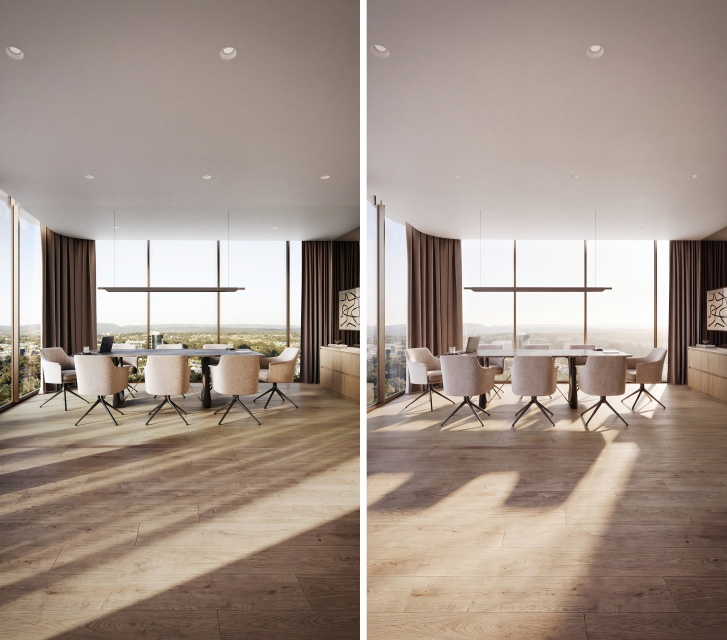
#> input picture projects/woomala-st-9x16/realism-test-04.jpg, 2180 x 1920 px (shown at 1/3 size)
$ python -i qc_video.py   (imports and definitions only)
#> lines starting #> are read from the running program, lines starting #| are printed output that depends on the picture
"""Automatic video QC flags for gen-runner (Job Framework v2, phase 5).

NO_MOTION       median optical flow < NO_MOTION_PX px/frame (frames scaled to 320 px wide):
                the shot barely moves, or the subject doesn't (beach 01 surf, 07 car).
MORPH/DISSOLVE  ORB features matched between frames 6 apart stop fitting one homography:
                3-sample minimum of the RANSAC inlier ratio < MORPH_INLIER. A cross-fade or
                morph is two images blended, which no single camera move explains (beach 06).
Calibrated 20 Oct 2026 on the 7 beach Seedance clips + 2 face-test clips: failed clips
01 (0.01 motion), 07 (0.06), 06 (inlier 0.13 at 2.0 s) flagged; every passing clip
>= 0.20 motion and >= 0.61 inlier. WARN bands sit between the thresholds and those floors.
Flags are prompts to look, not verdicts — the contact sheet stays the final check.
"""
import cv2
import numpy as np

NO_MOTION_PX, NO_MOTION_WARN = 0.12, 0.18
MORPH_INLIER, MORPH_WARN = 0.35, 0.50
GAP = 6          # frames between ORB comparisons
STEP = 2         # compare every 2nd frame

_orb = cv2.ORB_create(1500)
_bf = cv2.BFMatcher(cv2.NORM_HAMMING, crossCheck=True)


def _inlier(a, b):
    ka, da = _orb.detectAndCompute(a, None)
    kb, db = _orb.detectAndCompute(b, None)
    if da is None or db is None or len(ka) < 20 or len(kb) < 20:
        return 0.0
    m = _bf.match(da, db)
    if len(m) < 12:
        return 0.0
    pa = np.float32([ka[x.queryIdx].pt for x in m])
    pb = np.float32([kb[x.trainIdx].pt for x in m])
    _, mask = cv2.findHomography(pa, pb, cv2.RANSAC, 4.0)
    return float(mask.sum()) / len(m) if mask is not None else 0.0


def analyse(path, edit=False, allow=()):
    """edit=True: a cut, motion-graphics piece (talking head + slides). NO_MOTION is skipped (a locked-off
    talking head is meant to be still) and continuity dips inside `allow` windows [(a, b) s] — declared
    cuts and deliberate transitions — are ignored; a dip anywhere else is an accidental dissolve.
    Also flags FREEZE: >= 0.7 s of identical frames."""
#> called with path = '../woomala-st-9x16/realism-test-04.jpg', edit = False, allow = ()
    cap = cv2.VideoCapture(str(path))
    fps = cap.get(cv2.CAP_PROP_FPS) or 24
    big, small = [], []
    while True:
        ok, f = cap.read()
#> f is the input picture: shape (1920, 2180, 3); mean B, G, R 138.4, 148.7, 164
        if not ok:
            break
        g = cv2.cvtColor(f, cv2.COLOR_BGR2GRAY)
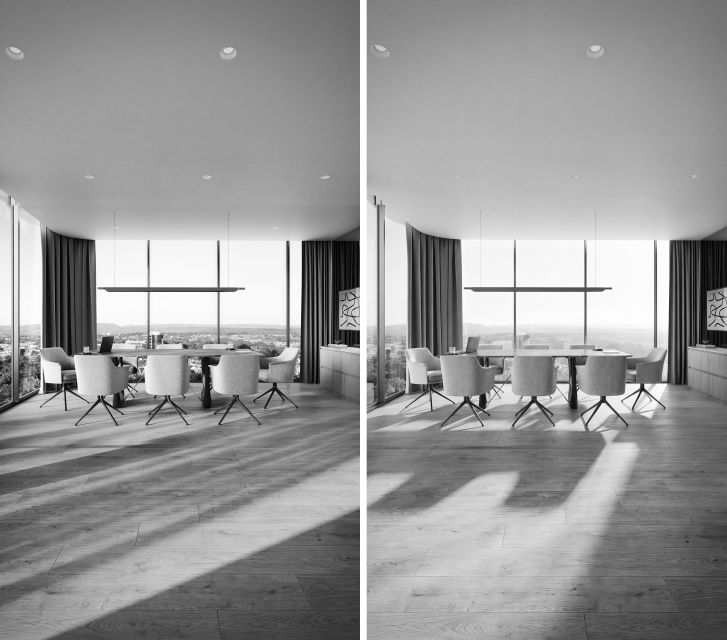
#> g: shape (1920, 2180) (shown at 1/3 size); min 0, max 255, mean 152.1
        big.append(cv2.resize(g, (480, 480 * g.shape[0] // g.shape[1])))
        small.append(cv2.resize(g, (320, 320 * g.shape[0] // g.shape[1])))
    if len(small) < GAP + 4:
        return {"file": str(path), "error": "too few frames", "flags": ["UNREADABLE"]}
    diffs = [float(np.abs(a.astype(np.int16) - b).mean()) for a, b in zip(small, small[1:])]
    mags = [float(np.median(np.linalg.norm(cv2.calcOpticalFlowFarneback(a, b, None, 0.5, 3, 15, 3, 5, 1.2, 0), axis=2)))
            for a, b in zip(small, small[1:])]
    inl = np.array([_inlier(big[t - GAP], big[t]) for t in range(GAP, len(big), STEP)])
    sm = np.convolve(inl, np.ones(3) / 3, "valid")
    times = (GAP + STEP * np.arange(len(sm)) + STEP) / fps           # centre of each 3-sample window
    if edit:
        keep = np.array([not any(a - .1 <= t <= b + .1 for a, b in allow) for t in times])
        if keep.any():
            sm, times = sm[keep], times[keep]
        else:
            sm, times = np.array([1.0]), np.array([0.0])
    at = float(times[int(sm.argmin())]) * fps
    motion, morph = float(np.median(mags)), float(sm.min())
    flags = []
    run, longest = 0, 0
    for i, d in enumerate(diffs):                                      # FREEZE: identical frames in a row
        run = run + 1 if d < .15 else 0
        if edit and i == len(diffs) - 1:
            break                                                      # a run reaching the last frame = end-card hold
        longest = max(longest, run)
    if longest + 1 >= .7 * fps:
        flags.append(f"FREEZE {(longest + 1) / fps:.1f}s")
    if edit:
        pass
    elif motion < NO_MOTION_PX:
        flags.append("NO_MOTION")
    elif motion < NO_MOTION_WARN:
        flags.append("WARN_LOW_MOTION")
    dips = [round(float(t), 2) for v, t in zip(sm, times) if v < MORPH_INLIER]
    if edit:
        if dips:                                                       # slides swap content on purpose:
            flags.append(f"LOOK@{dips[0]:.1f}s")                       # report, don't fail
    elif morph < MORPH_INLIER:
        flags.append(f"MORPH/DISSOLVE@{at / fps:.1f}s")
    elif morph < MORPH_WARN:
        flags.append(f"WARN_MORPH@{at / fps:.1f}s")
    return {"file": str(path), "motion": round(motion, 3), "continuity_min": round(morph, 2),
            "continuity_at_s": round(at / fps, 2), "frames": len(small), "flags": flags,
            "dips_s": dips[:20]}

>>> result = analyse('../woomala-st-9x16/realism-test-04.jpg')

$ run again, on projects/woomala-st-9x16/contact-sheet.jpg
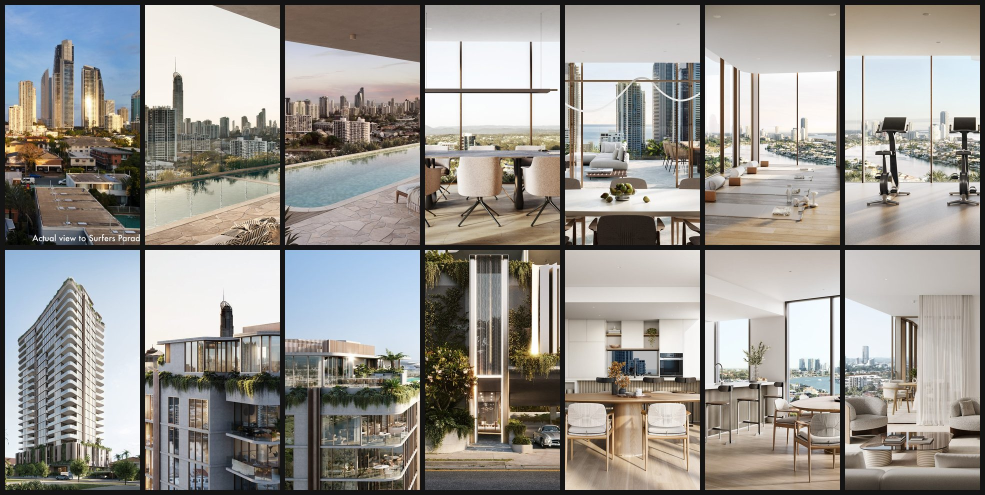
#> input picture projects/woomala-st-9x16/contact-sheet.jpg, 1970 x 990 px (shown at 1/2 size)
#> in analyse, f is the input picture: shape (990, 1970, 3); mean B, G, R 144.3, 149.6, 153
#> in analyse, `g = cv2.cvtColor(f, cv2.COLOR_BGR2GRAY)`:
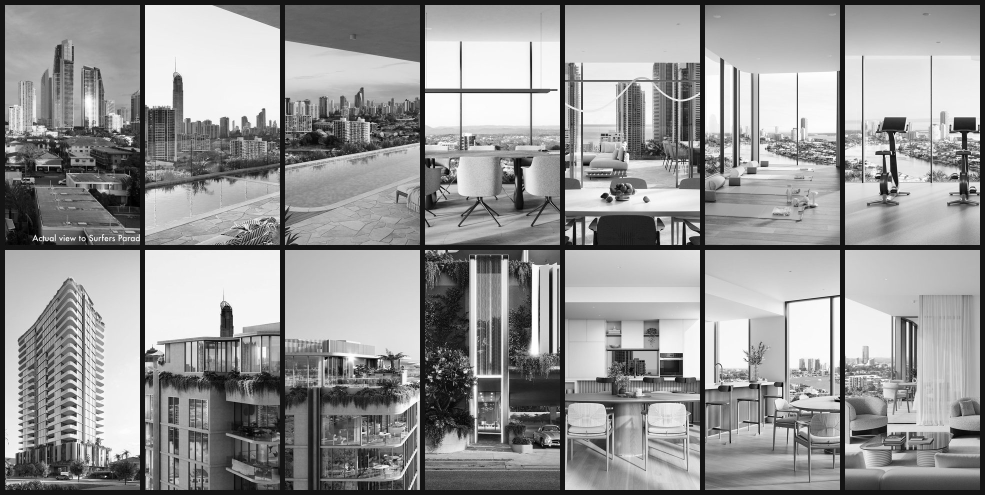
#> g: shape (990, 1970) (shown at 1/2 size); min 0, max 255, mean 150
